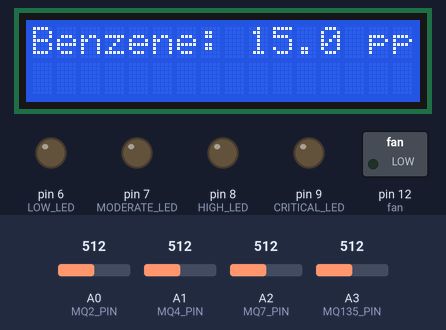
A sketch run on a simulated Arduino Uno, built with avr-gcc and run on an emulated ATmega328P. On the bench: 16×2 character LCD, switched loads named in the sketch (green lamp = pin HIGH), output pins drawn as LEDs (lit = HIGH). The test bench sets the inputs (shaded band); at power-on: A3 (MQ135_PIN) = 512, A0 (MQ2_PIN) = 512, A1 (MQ4_PIN) = 512, A2 (MQ7_PIN) = 512.

Above: at 1.2 s.
1.3 s: A3 (MQ135_PIN) set to 860
At 2.6 s:
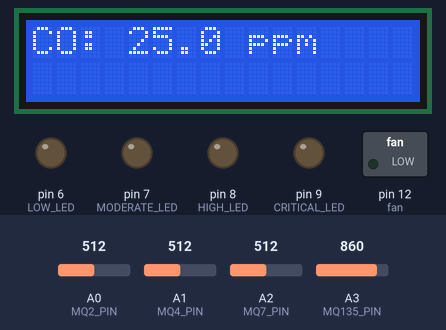
8.5 s: A3 (MQ135_PIN) set to 877
At 9.0 s:
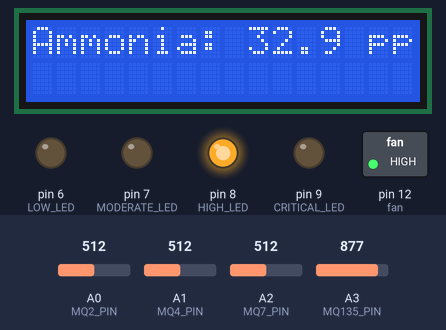
12.1 s: A0 (MQ2_PIN) set to 716
16.4 s: A1 (MQ4_PIN) set to 716
At 20.3 s:
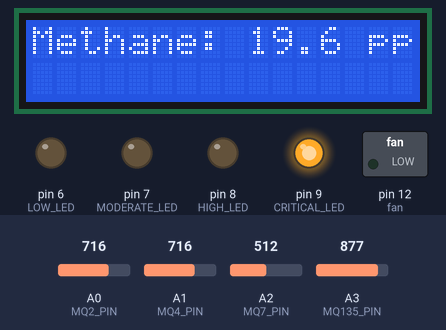
20.5 s: A2 (MQ7_PIN) set to 716
24.1 s: A0 (MQ2_PIN) set to 992
At 27.3 s:
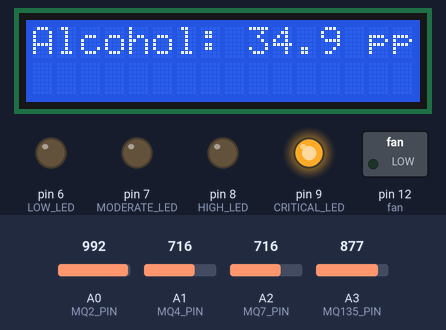
Timing chart, 0 to 28.8 s (numbered marks = the images above; inputs shaded):
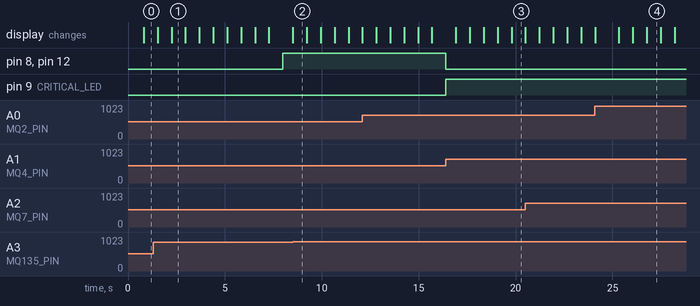

The sketch:

smog.ino
```cpp
#include <Wire.h>
#include <LiquidCrystal_I2C.h>

// I2C Address of Arduino Uno (Slave)
#define SLAVE_ADDRESS 0x08

// Define sensor analog pins
#define MQ2_PIN   A0
#define MQ4_PIN   A1
#define MQ7_PIN   A2
#define MQ135_PIN A3

// Define LED pins
#define LOW_LED       6
#define MODERATE_LED  7
#define HIGH_LED      8
#define CRITICAL_LED  9

//fan eka
#define fan 12

// Constants for sensor calculations
#define RL_MQ 10.0  // Load resistance in kΩ
#define VCC 5.0     // Supply voltage

// Calibrated Ro values (set these after calibration in clean air)
float Ro_MQ2 = 10.0;
float Ro_MQ4 = 10.0;
float Ro_MQ7 = 10.0;
float Ro_MQ135 = 10.0;

// LCD configuration (I2C Address: 0x27 for most 16x2 LCDs)
LiquidCrystal_I2C lcd(0x27, 16, 2);

// Function to calculate sensor resistance
float getSensorResistance(int sensorValue) {
    float voltage = (sensorValue * VCC) / 1023.0;
    return ((VCC - voltage) * RL_MQ) / voltage;
}

// Function to get gas concentration using calibration curve
float getPPM(float sensorRs, float Ro, float A, float B) {
    return A * pow((sensorRs / Ro), B);  // A & B are gas-specific constants
}

// Function to read and convert sensor values to PPM
float readSensor(int pin, float Ro, float A, float B) {
    int sensorValue = analogRead(pin);
    float sensorRs = getSensorResistance(sensorValue);
    return getPPM(sensorRs, Ro, A, B);
}

// Function to determine saturation level
String getSaturationLevel(float ppm, float lowThreshold, float moderateThreshold, float highThreshold) {
    if (ppm < lowThreshold) return "Low";
    else if (ppm < moderateThreshold) return "Moderate";
    else if (ppm < highThreshold) return "High";
    else return "Critical";
}

// Function to control LEDs based on gas saturation
void controlLEDs(String saturation) {
    digitalWrite(LOW_LED, LOW);
    digitalWrite(MODERATE_LED, LOW);
    digitalWrite(HIGH_LED, LOW);
    digitalWrite(CRITICAL_LED, LOW);
    digitalWrite(fan ,LOW);

    if (saturation == "Low") digitalWrite(LOW_LED, HIGH);
    else if (saturation == "Moderate") digitalWrite(MODERATE_LED, HIGH);
    else if (saturation == "High") digitalWrite(HIGH_LED, HIGH), digitalWrite(fan,HIGH);
    else digitalWrite(CRITICAL_LED, HIGH);
}

// Function to send sensor data to ESP32 via I2C
void requestEvent() {
    // Read and calculate sensor data with high precision
    float ammonia = readSensor(MQ135_PIN, Ro_MQ135, 20.0, -0.3);
    float benzene = readSensor(MQ135_PIN, Ro_MQ135, 15.0, -0.4);
    float carbonMonoxide = readSensor(MQ7_PIN, Ro_MQ7, 25.0, -0.3);
    float cng = readSensor(MQ4_PIN, Ro_MQ4, 30.0, -0.5);
    float lpg = readSensor(MQ2_PIN, Ro_MQ2, 22.0, -0.4);
    float hydrogen = readSensor(MQ2_PIN, Ro_MQ2, 12.0, -0.5);
    float smoke = readSensor(MQ2_PIN, Ro_MQ2, 14.0, -0.4);

    // Send the individual readings to the master (ESP32)
    Wire.write((byte*)&ammonia, sizeof(ammonia));
    Wire.write((byte*)&benzene, sizeof(benzene));
    Wire.write((byte*)&carbonMonoxide, sizeof(carbonMonoxide));
    Wire.write((byte*)&cng, sizeof(cng));
    Wire.write((byte*)&lpg, sizeof(lpg));
    Wire.write((byte*)&hydrogen, sizeof(hydrogen));
    Wire.write((byte*)&smoke, sizeof(smoke));
}


// Function to display gas concentrations on LCD
void displayOnLCD() {
    String gases[] = {"Ammonia", "Benzene", "Alcohol", "CO", "Methane", "CNG", "LPG", "Butane", "Hydrogen", "Smoke", "Propane"};
    float values[] = {
        readSensor(MQ135_PIN, Ro_MQ135, 20.0, -0.3),
        readSensor(MQ135_PIN, Ro_MQ135, 15.0, -0.4),
        (readSensor(MQ135_PIN, Ro_MQ135, 10.0, -0.5) + readSensor(MQ2_PIN, Ro_MQ2, 8.0, -0.5)) / 2,
        readSensor(MQ7_PIN, Ro_MQ7, 25.0, -0.3),
        (readSensor(MQ4_PIN, Ro_MQ4, 18.0, -0.4) + readSensor(MQ2_PIN, Ro_MQ2, 10.0, -0.4)) / 2,
        readSensor(MQ4_PIN, Ro_MQ4, 30.0, -0.5),
        readSensor(MQ2_PIN, Ro_MQ2, 22.0, -0.4),
        readSensor(MQ2_PIN, Ro_MQ2, 15.0, -0.5),
        readSensor(MQ2_PIN, Ro_MQ2, 12.0, -0.5),
        readSensor(MQ2_PIN, Ro_MQ2, 14.0, -0.4),
        readSensor(MQ2_PIN, Ro_MQ2, 20.0, -0.4)
    };

    for (int i = 0; i < 11; i++) {
        lcd.clear();
        lcd.setCursor(0, 0);
        lcd.print(gases[i] + ": " + String(values[i], 1) + " ppm");
        delay(700);
    }
}

void setup() {
    Wire.begin(SLAVE_ADDRESS);
    Wire.onRequest(requestEvent);

    lcd.begin(16, 2);
    lcd.backlight();
    lcd.clear();

    pinMode(MQ2_PIN, INPUT);
    pinMode(MQ4_PIN, INPUT);
    pinMode(MQ7_PIN, INPUT);
    pinMode(MQ135_PIN, INPUT);

    pinMode(LOW_LED, OUTPUT);
    pinMode(MODERATE_LED, OUTPUT);
    pinMode(HIGH_LED, OUTPUT);
    pinMode(CRITICAL_LED, OUTPUT);

    pinMode(fan ,OUTPUT);

    Serial.begin(115200);
}

void loop() {
    displayOnLCD();

    float maxPPM = 0;
    maxPPM = max(maxPPM, readSensor(MQ2_PIN, Ro_MQ2, 20.0, -0.4));
    maxPPM = max(maxPPM, readSensor(MQ4_PIN, Ro_MQ4, 18.0, -0.4));
    maxPPM = max(maxPPM, readSensor(MQ7_PIN, Ro_MQ7, 25.0, -0.3));
    maxPPM = max(maxPPM, readSensor(MQ135_PIN, Ro_MQ135, 15.0, -0.4));

    String highestSaturation = getSaturationLevel(maxPPM, 10, 20, 30);
    controlLEDs(highestSaturation);


    delay(500);
} 
```

Measured:
- the behaviour switches between 869 and 870 on A3 (MQ135_PIN) (found by bisection; images 1 and 2)
- what the display in image 1 shows lasts 0.8 s, from 2.2 s to 3.0 s
